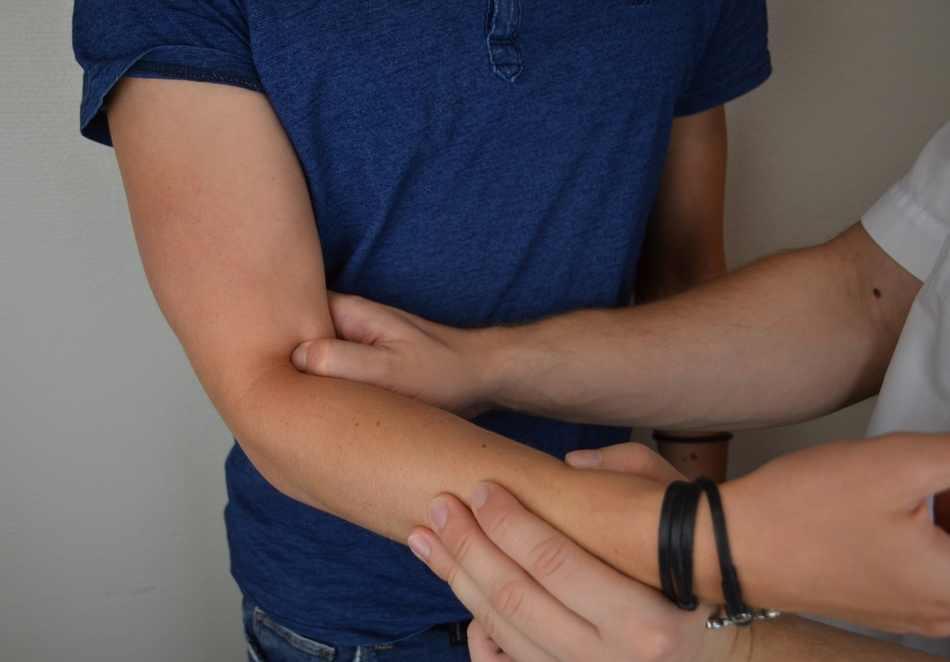
#> input picture CS/04_Skills_Examen/MSQ_Coude/RMS/Hook test.jpg, 950 x 662 px, shrunk from 4682 x 3264 before the run, found by its file name
$ python crop_auto_coude.py
#> lines starting #> are read from the running program, lines starting #| are printed output that depends on the picture
"""Recadre les photos cliniques en détectant le mur uniforme.

Réutilise l'algo calibré sur le dossier GALS (même salle, même mur clair).
Exclut les schémas anatomiques et les PNGs composites déjà retravaillés.
"""

from PIL import Image, ImageStat
from pathlib import Path

SOURCE_DIR = Path(__file__).parent
OUT_DIR = SOURCE_DIR / "cropped"
OUT_DIR.mkdir(exist_ok=True)

STDDEV_LOW = 14
STDDEV_HIGH = 28
MARGIN_PCT = 0.08
STEP = 4

# Photos cliniques 4928×3264 ou 4032×3024 — toutes prises dans la même salle
TARGETS = [
    "Hook test.jpg",
    "Mobilisations actives de flexion et d'extension.jpg",
    "Mobilisations actives de pronation et supination.jpg",
    "Palpation de l'articulation du coude.jpg",
    "Palpation du nerf ulnaire.jpg",
    "Test d'instabilité rotatoire postéro-latérale du radius.jpg",
    "Test de Cozen inversé.jpg",
    "Test de Cozen.jpg",
    "Test de Maudsley.jpg",
    "Test de Mill inversé.jpg",
    "Test de Mill.jpg",
    "Test de laxité des ligaments collatéraux.jpg",
]


def find_content_bounds(img: Image.Image, low: float, high: float, step: int):
    gray = img.convert("L")
    hsv_sat = img.convert("HSV").getchannel("S")  # canal saturation
    w, h = gray.size

    def row_stddev(g, y, gw):
        return ImageStat.Stat(g.crop((0, y, gw, y + 1))).stddev[0]

    top = 0
    for y in range(0, h, step):
        if row_stddev(gray, y, w) > low:
            top = max(0, y - step)
            break
    bottom = h
    for y in range(h - 1, -1, -step):
        if row_stddev(gray, y, w) > low:
            bottom = min(h, y + step)
            break

    sub_gray = gray.crop((0, top, w, bottom))
    sub_sat = hsv_sat.crop((0, top, w, bottom))
    sub_h = bottom - top
    n_windows = 10
    win_h = sub_h // n_windows
    DARK_MEAN = 80
    BAND = 8
    RANGE_THRESHOLD = 70
    SAT_THRESHOLD = 100  # pixel coloré (flèche d'annotation)
    MIN_MATCHING_WINDOWS = 3

    def col_has_content(x: int) -> bool:
        x0 = max(0, x - BAND // 2)
        x1 = min(w, x0 + BAND)
        gcol = sub_gray.crop((x0, 0, x1, sub_h))
        scol = sub_sat.crop((x0, 0, x1, sub_h))
        n_match = 0
        for i in range(n_windows):
            gw_ = gcol.crop((0, i * win_h, x1 - x0, (i + 1) * win_h))
            sw_ = scol.crop((0, i * win_h, x1 - x0, (i + 1) * win_h))
            # Détection par saturation : pixel coloré présent → flèche
            if sw_.getextrema()[1] > SAT_THRESHOLD:
                n_match += 1
                continue
            stat = ImageStat.Stat(gw_)
            if stat.mean[0] < DARK_MEAN:
                continue
            lo, hi = gw_.getextrema()
            if hi - lo > RANGE_THRESHOLD:
                n_match += 1
        return n_match >= MIN_MATCHING_WINDOWS

    left = 0
    for x in range(0, w, step):
        if col_has_content(x):
            left = max(0, x - step)
            break
    right = w
    for x in range(w - 1, -1, -step):
        if col_has_content(x):
            right = min(w, x + step)
            break

    return left, top, right, bottom


def add_margin(box, w, h, pct):
    left, top, right, bottom = box
    mx = int(w * pct)
    my = int(h * pct)
    return (
        max(0, left - mx),
        max(0, top - my),
        min(w, right + mx),
        min(h, bottom + my),
    )


def process(filename: str):
    src = SOURCE_DIR / filename
    if not src.exists():
        print(f"  ✗ introuvable: {filename}")
        return

    img = Image.open(src)
    w, h = img.size
    raw_box = find_content_bounds(img, STDDEV_LOW, STDDEV_HIGH, STEP)
    rw, rh = raw_box[2] - raw_box[0], raw_box[3] - raw_box[1]

    # Garde sur la box DÉTECTÉE (avant marge) : la marge peut gonfler
    # artificiellement et masquer un échec de détection.
    max_ratio = max(rw / w, rh / h)
    area_ratio = (rw * rh) / (w * h)
    too_aggressive = max_ratio < 0.5 or area_ratio < 0.20

    box = add_margin(raw_box, w, h, MARGIN_PCT)
    bw, bh = box[2] - box[0], box[3] - box[1]
    saved_pct = 100 * (1 - (bw * bh) / (w * h))
    if too_aggressive:
        print(f"  ⚠ {filename}  crop suspect ({saved_pct:.0f}% perdus) — ignoré")
        return

    # Si réduction négligeable, ne rien sauvegarder
    if saved_pct < 3:
        print(f"  · {filename}  déjà serré ({saved_pct:.1f}%) — ignoré")
        return

    cropped = img.crop(box)
    out_path = OUT_DIR / filename
    cropped.save(out_path, quality=92)
    cw, ch = cropped.size
    print(f"  ✓ {filename}  {w}x{h} → {cw}x{ch}  (-{saved_pct:.1f}%)")


if __name__ == "__main__":
    print(f"Sortie : {OUT_DIR}")
    for name in TARGETS:
        process(name)
#> in process, img is the input picture: PIL image 950x662 RGB; mean R, G, B 101.8, 87.6, 87
#> in find_content_bounds, `gray = img.convert("L")`:
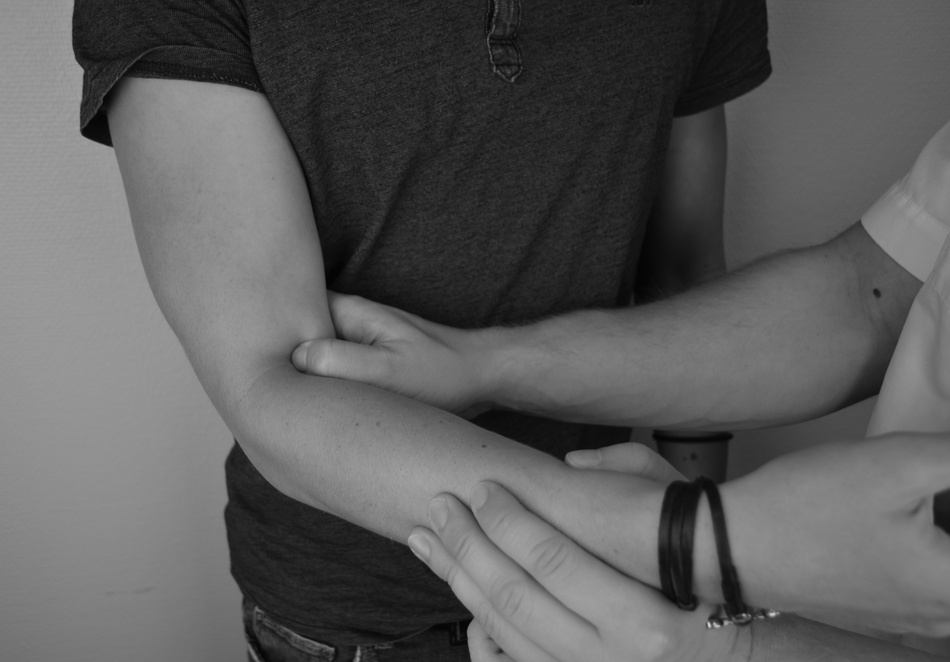
#> gray: PIL image 950x662 L; min 3, max 216, mean 91.8
#> in find_content_bounds, `hsv_sat = img.convert("HSV").getchannel("S")`:
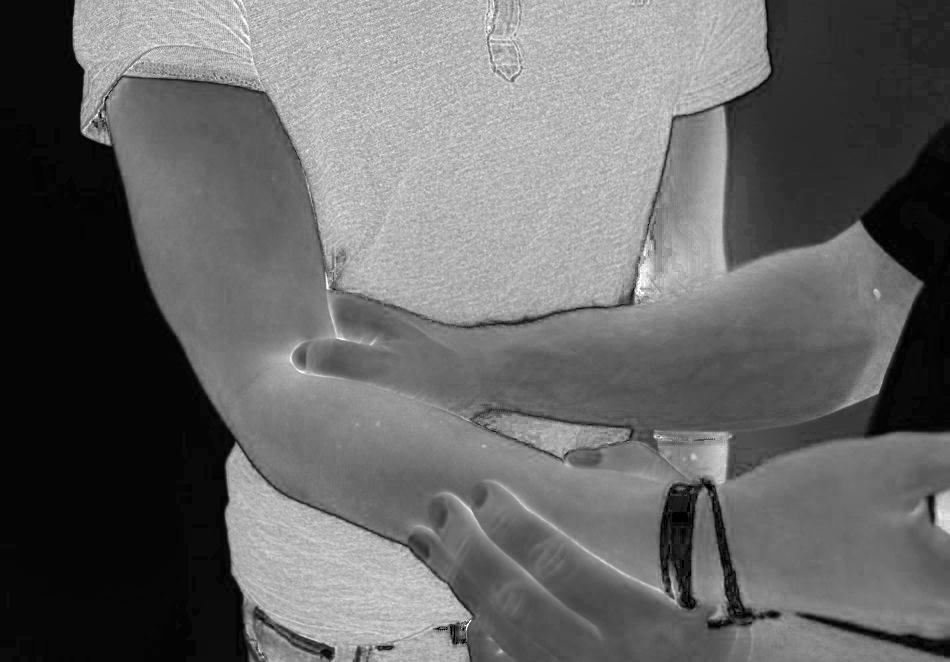
#> hsv_sat: PIL image 950x662 L; min 0, max 255, mean 102.7
#> the loop in find_content_bounds, `for y in range(0, h, step):` made 1 pass
#> top on pass 1: 0
#> the loop in find_content_bounds, `for y in range(h - 1, -1, -step):` made 1 pass
#> bottom on pass 1: 662
#> in find_content_bounds, `sub_h = bottom - top`: sub_h = 662
#> in find_content_bounds, `win_h = sub_h // n_windows`: win_h = 66
#> in process, `raw_box = find_content_bounds(img, STDDEV_LOW, STDDEV_HIGH, STEP)`: raw_box = (76, 0, 950, 662)
#> in process, `rw, rh = raw_box[2] - raw_box[0], raw_box[3] - raw_box[1]`: rw = 874; rh = 662
#> in process, `max_ratio = max(rw / w, rh / h)`: max_ratio = 1
#> in process, `area_ratio = (rw * rh) / (w * h)`: area_ratio = 0.92
#> in process, `too_aggressive = max_ratio < 0.5 or area_ratio < 0.20`: too_aggressive = False
#> in add_margin, `left, top, right, bottom = box`: left = 76; top = 0; right = 950; bottom = 662
#> in process, `box = add_margin(raw_box, w, h, MARGIN_PCT)`: box = (0, 0, 950, 662)
#> in process, `bw, bh = box[2] - box[0], box[3] - box[1]`: bw = 950; bh = 662
#> in process, `saved_pct = 100 * (1 - (bw * bh) / (w * h))`: saved_pct = 0
#|   · Hook test.jpg  déjà serré (0.0%) — ignoré
#> pass 2 of the loop `for name in TARGETS:`:
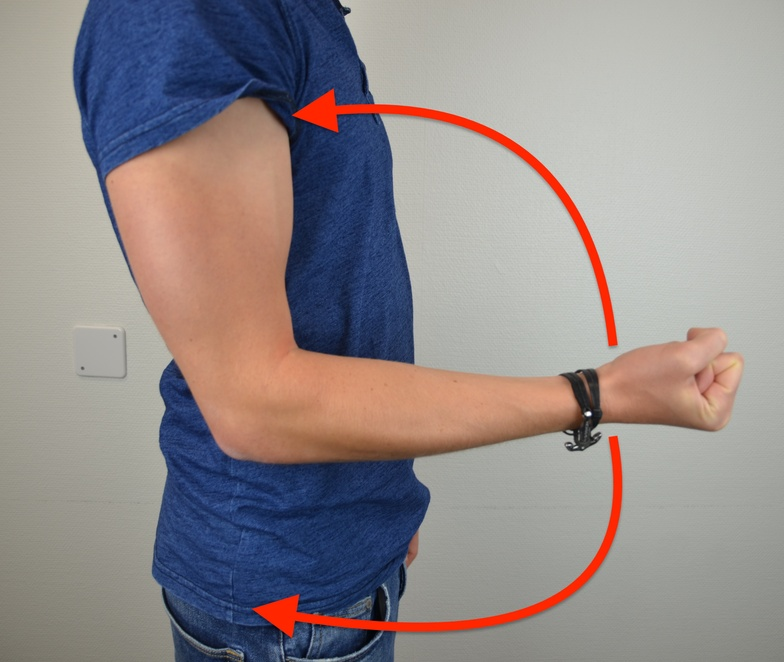
#> input picture CS/04_Skills_Examen/MSQ_Coude/RMS/Mobilisations actives de flexion et d'extension.jpg, 784 x 662 px, shrunk from 3863 x 3264 before the run, found by its file name
#> in process, img is the input picture: PIL image 784x662 RGB; mean R, G, B 146.1, 138.2, 138.6
#> gray: PIL image 784x662 L
#> in find_content_bounds (call 2), `hsv_sat = img.convert("HSV").getchannel("S")`:
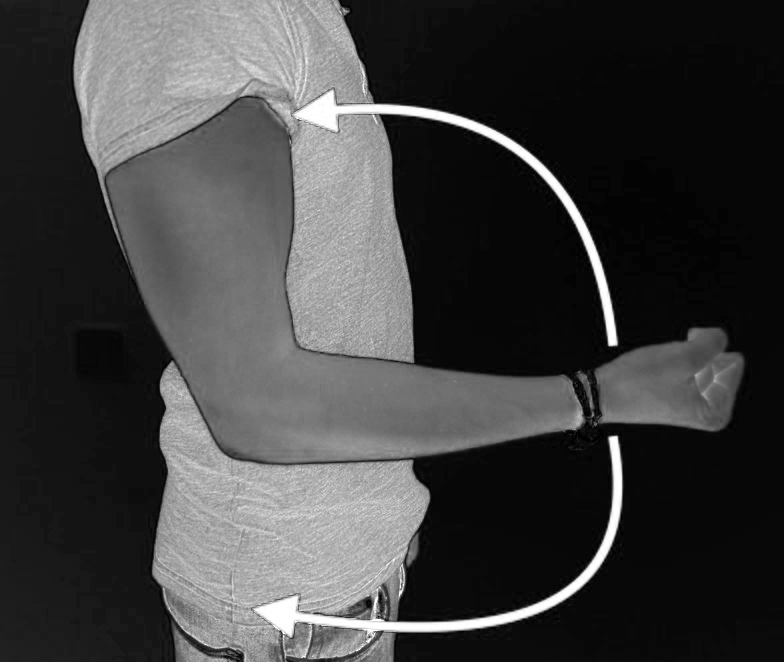
#> hsv_sat: PIL image 784x662 L; min 0, max 255, mean 64.2
#> the loop in find_content_bounds (call 2), `for y in range(0, h, step):` made 1 pass
#> the loop in find_content_bounds (call 2), `for y in range(h - 1, -1, -step):` made 1 pass
#> raw_box = (76, 0, 703, 662)
#> rw = 627
#> area_ratio = 0.8
#> box = (14, 0, 765, 662)
#> bw = 751
#> saved_pct = 4.21
#> in process (call 2), `cropped = img.crop(box)`:
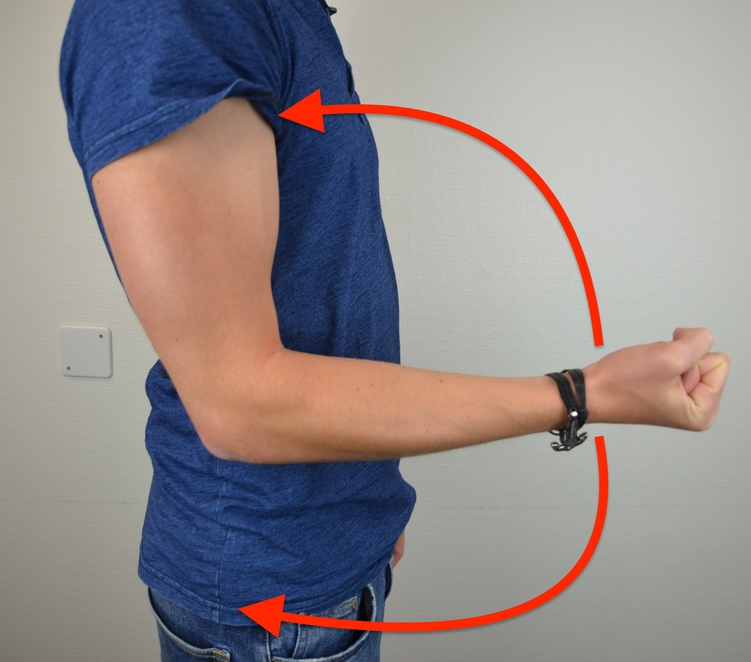
#> cropped: PIL image 751x662 RGB; mean R, G, B 145.2, 137, 137.8
#|   ✓ Mobilisations actives de flexion et d'extension.jpg  784x662 → 751x662  (-4.2%)
#> pass 3 of the loop `for name in TARGETS:`:
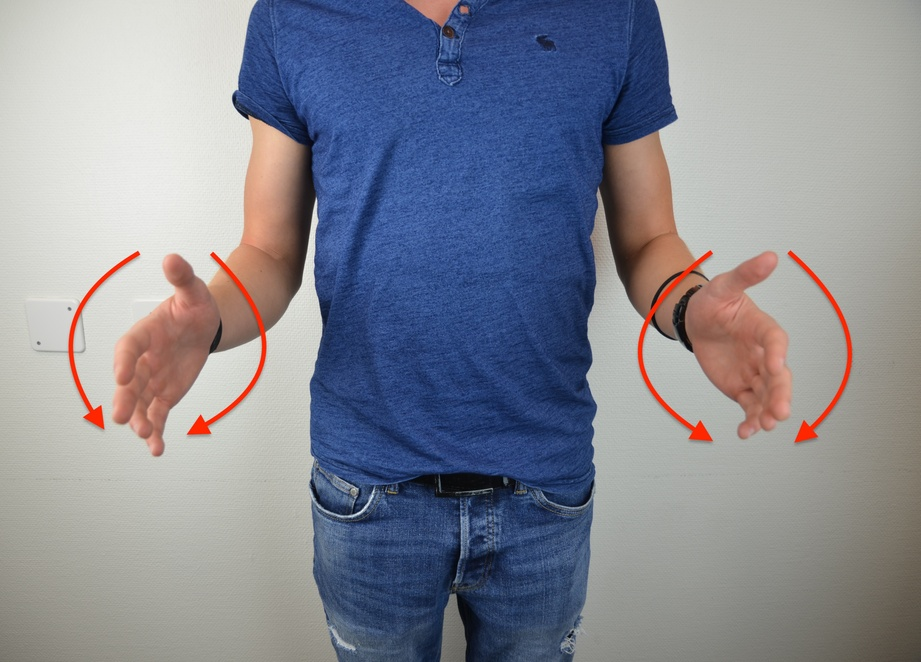
#> input picture CS/04_Skills_Examen/MSQ_Coude/RMS/Mobilisations actives de pronation et supination.jpg, 921 x 662 px, shrunk from 4539 x 3264 before the run, found by its file name
#> in process, img is the input picture: PIL image 921x662 RGB; mean R, G, B 134.2, 136.7, 147.6
#> in find_content_bounds (call 3), `gray = img.convert("L")`:
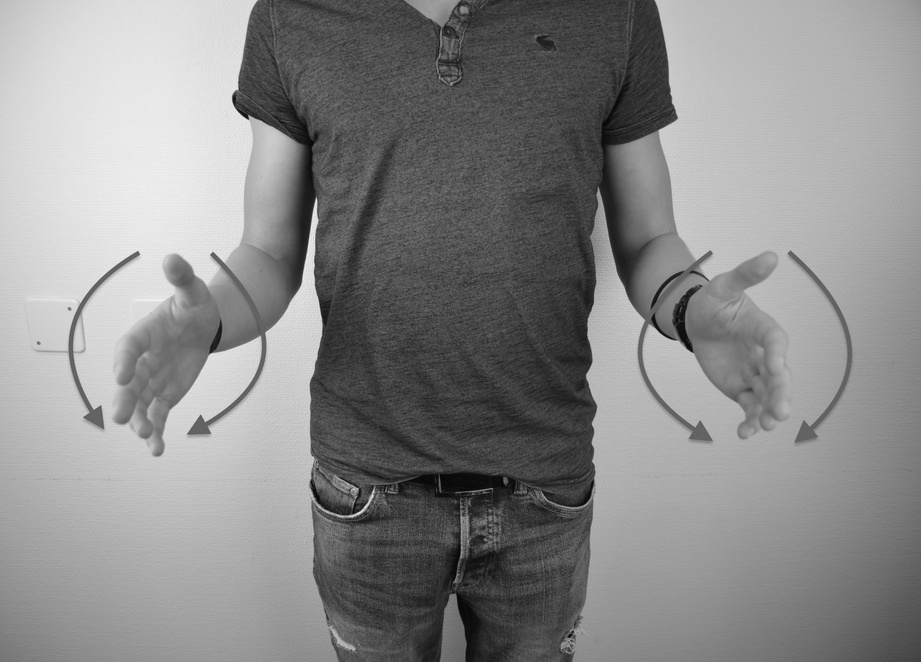
#> gray: PIL image 921x662 L; min 3, max 243, mean 137.2
#> in find_content_bounds (call 3), `hsv_sat = img.convert("HSV").getchannel("S")`:
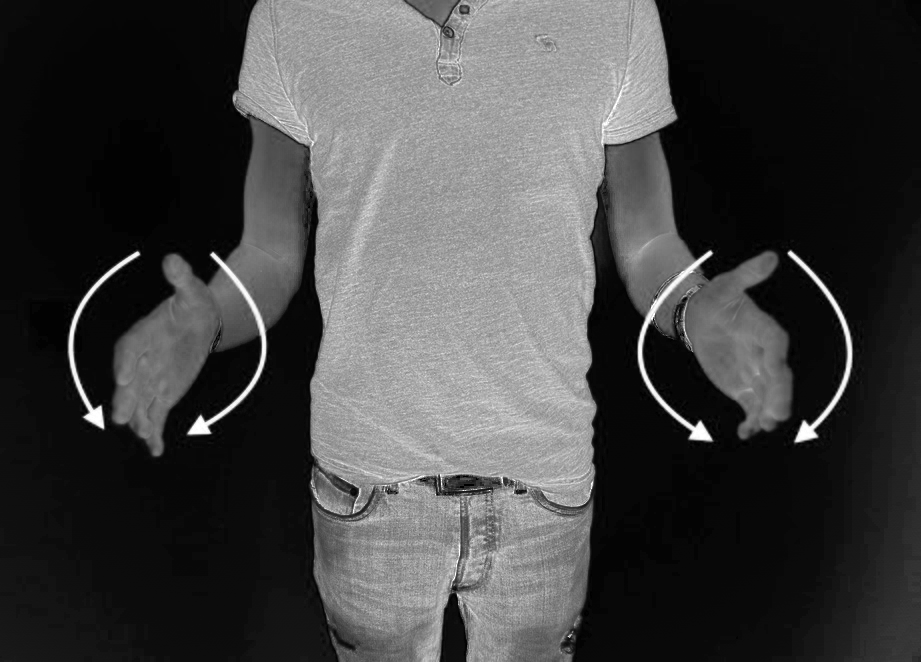
#> hsv_sat: PIL image 921x662 L; min 0, max 255, mean 67.5
#> the loop in find_content_bounds (call 3), `for y in range(0, h, step):` made 1 pass
#> the loop in find_content_bounds (call 3), `for y in range(h - 1, -1, -step):` made 1 pass
#> raw_box = (76, 0, 848, 662)
#> rw = 772
#> area_ratio = 0.838
#> box = (3, 0, 921, 662)
#> bw = 918
#> saved_pct = 0.326
#|   · Mobilisations actives de pronation et supination.jpg  déjà serré (0.3%) — ignoré
#> the loop made 12 passes; the first 3 are shown
